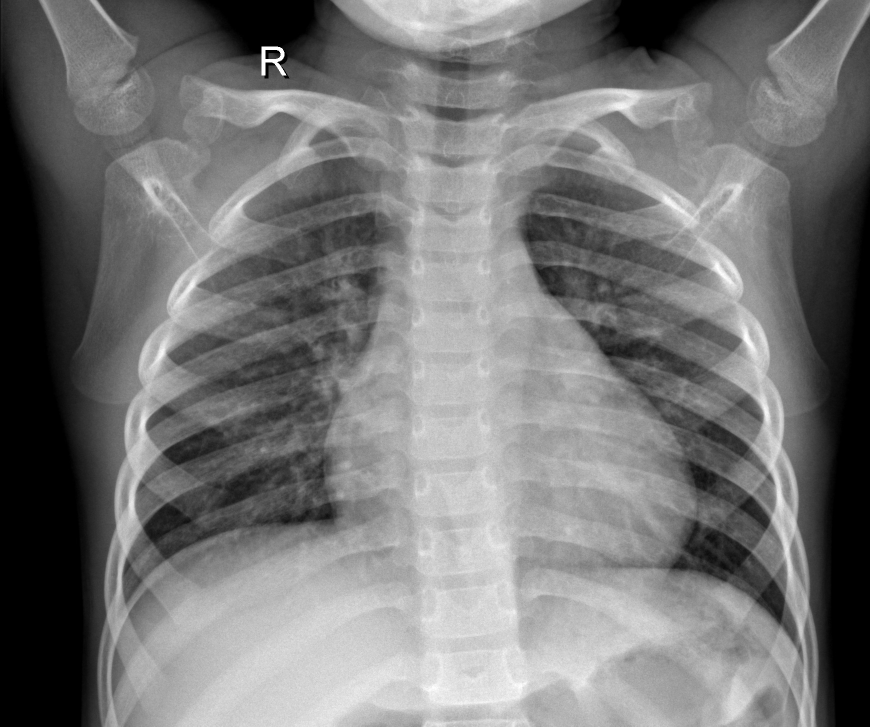
#> input picture EdgeDetection/Normal_02.jpeg, 1740 x 1453 px, given in place of covid-19_01.png, which was not available (shown at 1/2 size)
$ python erosion.py
#> lines starting #> are read from the running program, lines starting #| are printed output that depends on the picture; pictures that were not available may be replaced by others from this repository, and a replacement may not be noted
# Python program to demonstrate erosion and
# dilation of images.
import cv2
import numpy as np

# Reading the input image
img = cv2.imread('covid-19_01.png', 0)
#> img is the input picture: shape (1453, 1740); min 0, max 255, mean 118.1

img1 = cv2.imread('Normal_01.jpeg', 0)
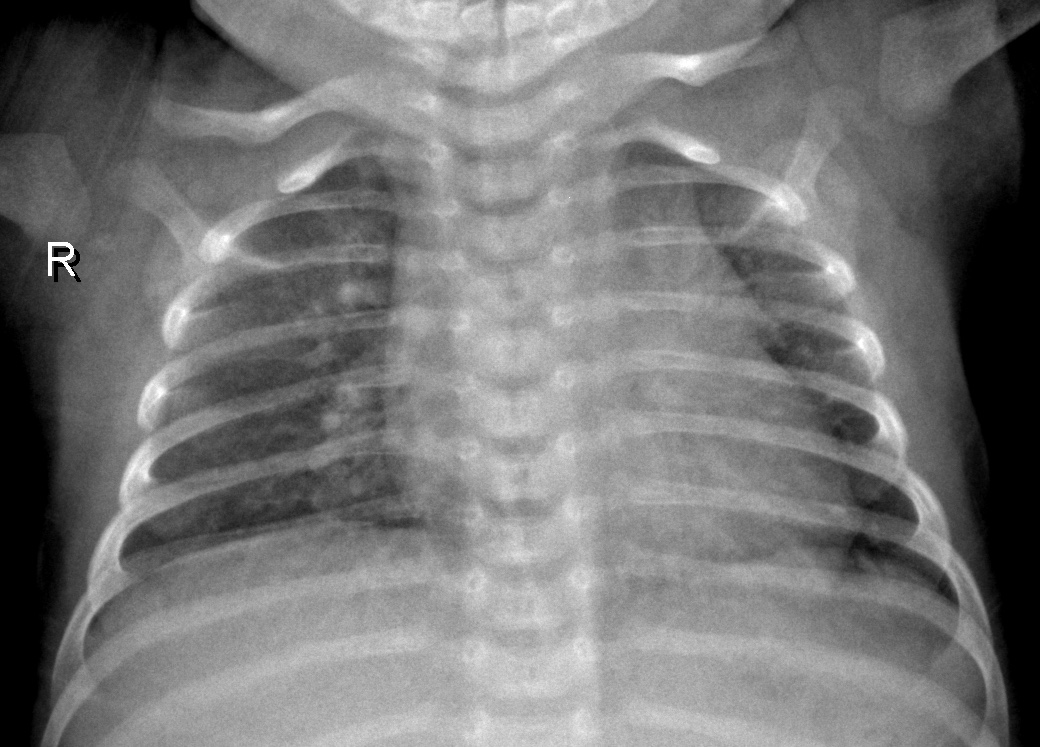
#> input picture EdgeDetection/Normal_01.jpeg, 1040 x 747 px
#> img1 is the input picture: shape (747, 1040); min 0, max 255, mean 117.3

img = cv2.resize(img, (500,600))
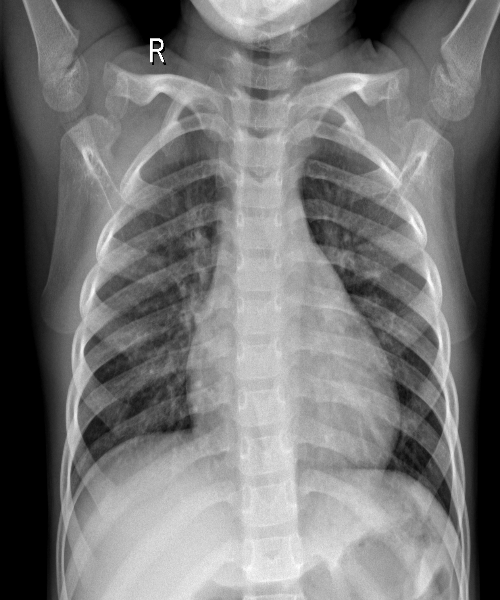
#> img: shape (600, 500); min 0, max 255, mean 118
img1 = cv2.resize(img1, (500,600))
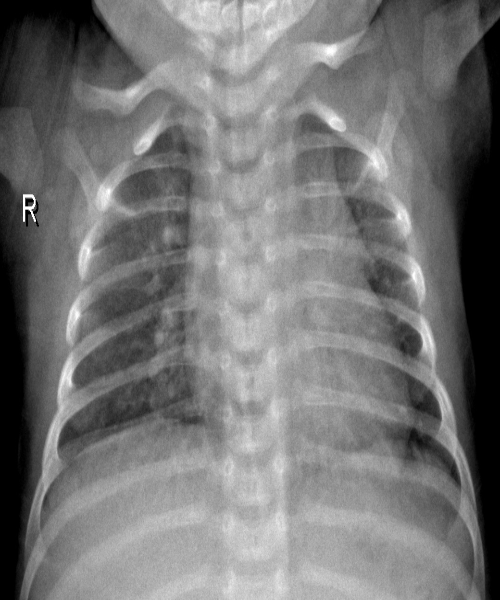
#> img1: shape (600, 500); min 0, max 255, mean 117.2

kernel = np.ones((5,5), np.uint8)

img_erosion = cv2.erode(img, kernel, iterations=1)
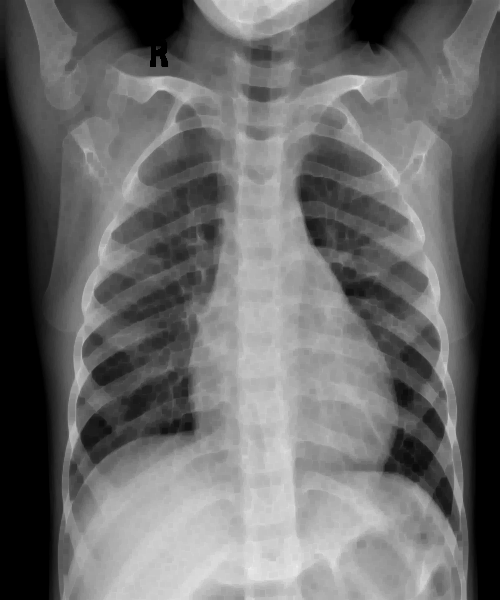
#> img_erosion: shape (600, 500); min 0, max 236, mean 106.3
img_erosion1 = cv2.erode(img1, kernel, iterations=1)
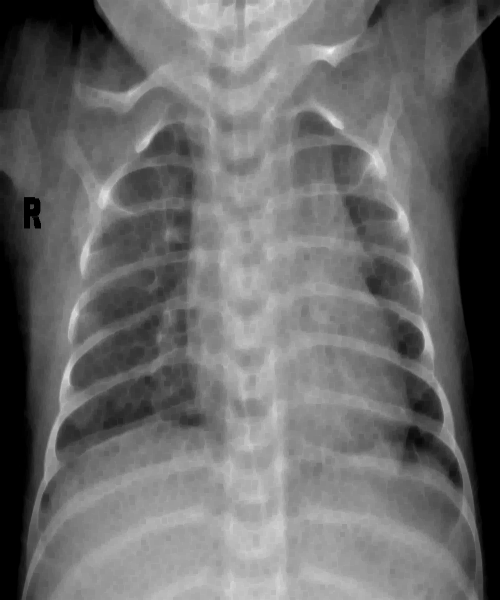
#> img_erosion1: shape (600, 500); min 0, max 243, mean 106.4

img_dilation = cv2.dilate(img, kernel, iterations=1)
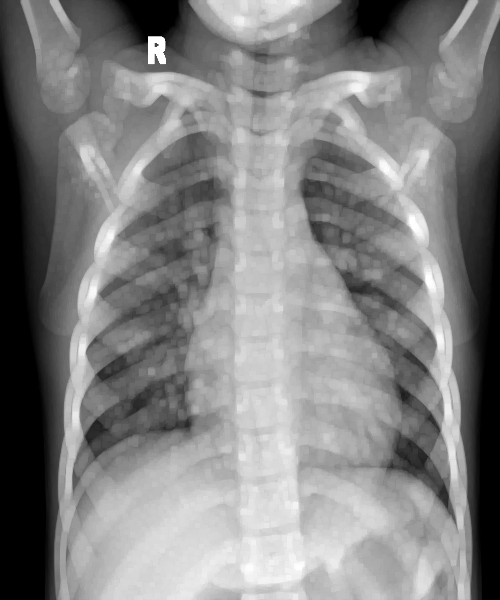
#> img_dilation: shape (600, 500); min 0, max 255, mean 130.3
img_dilation1 = cv2.dilate(img1, kernel, iterations=1)
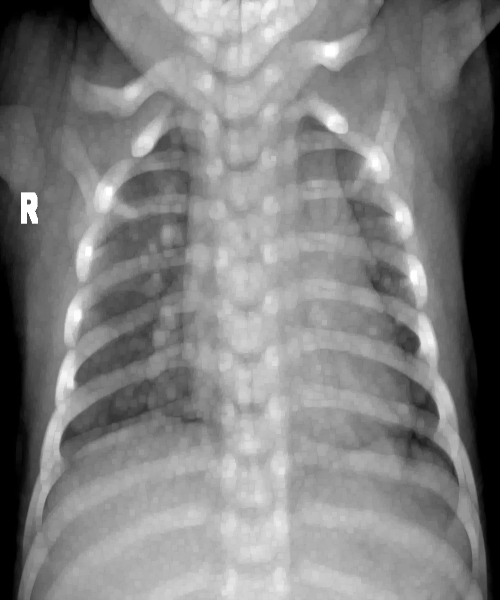
#> img_dilation1: shape (600, 500); min 0, max 255, mean 128.4

cv2.imshow('Input Original Covid', img)
cv2.imshow('Erosion Original Covid', img_erosion)
cv2.imshow('Dilation Original Covid', img_dilation)

cv2.imshow('Input Original Normal', img1)
cv2.imshow('Erosion Original Normal', img_erosion1)
cv2.imshow('Dilation Original Normal', img_dilation1)


cv2.waitKey(0)
cv2.destroyAllWindows()
